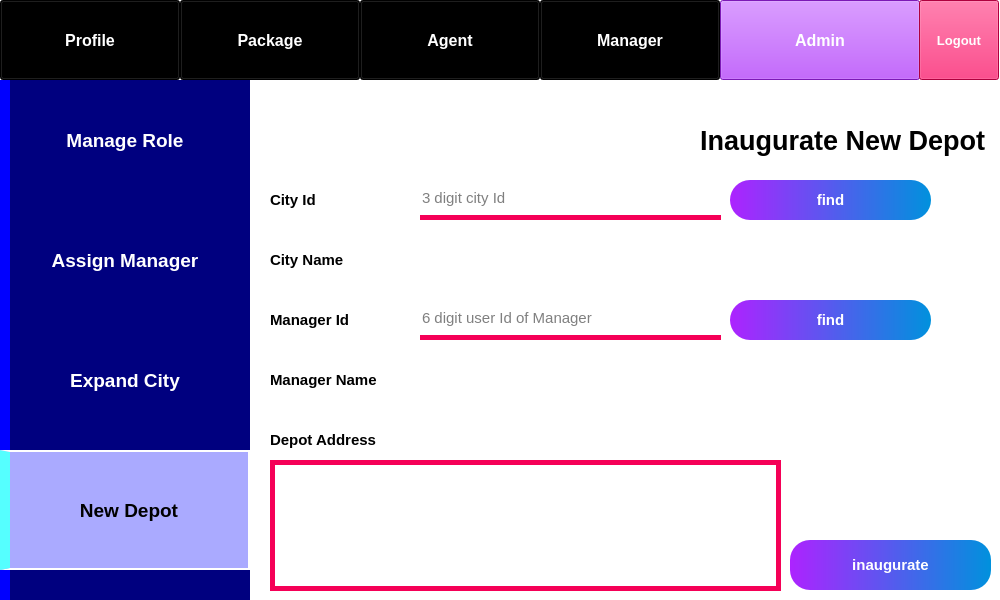
<?xml version="1.0" encoding="UTF-8"?>
<ui version="4.0">
 <class>Form</class>
 <widget class="QWidget" name="Form">
  <property name="geometry">
   <rect>
    <x>0</x>
    <y>0</y>
    <width>1000</width>
    <height>600</height>
   </rect>
  </property>
  <property name="minimumSize">
   <size>
    <width>1000</width>
    <height>600</height>
   </size>
  </property>
  <property name="windowTitle">
   <string>PMS - New Depot</string>
  </property>
  <property name="styleSheet">
   <string notr="true">background-color: rgb(255, 255, 255);</string>
  </property>
  <widget class="QPushButton" name="pushButton_11">
   <property name="geometry">
    <rect>
     <x>0</x>
     <y>320</y>
     <width>250</width>
     <height>120</height>
    </rect>
   </property>
   <property name="font">
    <font>
     <pointsize>14</pointsize>
     <weight>75</weight>
     <bold>true</bold>
    </font>
   </property>
   <property name="styleSheet">
    <string notr="true">background-color: rgb(0, 0, 127);
color: rgb(255, 255, 255);
border-left: 10px solid rgb(0, 0, 255);
</string>
   </property>
   <property name="text">
    <string>Expand City</string>
   </property>
   <property name="flat">
    <bool>true</bool>
   </property>
  </widget>
  <widget class="QLabel" name="label_18">
   <property name="geometry">
    <rect>
     <x>420</x>
     <y>240</y>
     <width>301</width>
     <height>40</height>
    </rect>
   </property>
   <property name="font">
    <font>
     <pointsize>11</pointsize>
     <weight>50</weight>
     <bold>false</bold>
    </font>
   </property>
   <property name="styleSheet">
    <string notr="true">background-color: rgba(255, 255, 255, 0.8);</string>
   </property>
   <property name="text">
    <string/>
   </property>
   <property name="alignment">
    <set>Qt::AlignLeading|Qt::AlignLeft|Qt::AlignVCenter</set>
   </property>
  </widget>
  <widget class="QTextEdit" name="textEdit">
   <property name="geometry">
    <rect>
     <x>270</x>
     <y>460</y>
     <width>511</width>
     <height>131</height>
    </rect>
   </property>
   <property name="styleSheet">
    <string notr="true">background-color: rgba(255, 255, 255, 0.8);
border: 5px solid rgb(245, 0, 87);
background-color: rgba(255, 255, 255, 0.8);</string>
   </property>
  </widget>
  <widget class="QLabel" name="label_2">
   <property name="geometry">
    <rect>
     <x>489</x>
     <y>100</y>
     <width>511</width>
     <height>81</height>
    </rect>
   </property>
   <property name="font">
    <font>
     <pointsize>20</pointsize>
     <weight>75</weight>
     <bold>true</bold>
    </font>
   </property>
   <property name="styleSheet">
    <string notr="true">background-color: rgba(255, 255, 255, 0);</string>
   </property>
   <property name="text">
    <string>Inaugurate New Depot  </string>
   </property>
   <property name="alignment">
    <set>Qt::AlignRight|Qt::AlignTrailing|Qt::AlignVCenter</set>
   </property>
  </widget>
  <widget class="QPushButton" name="pushButton">
   <property name="geometry">
    <rect>
     <x>0</x>
     <y>0</y>
     <width>180</width>
     <height>80</height>
    </rect>
   </property>
   <property name="font">
    <font>
     <pointsize>12</pointsize>
     <weight>75</weight>
     <bold>true</bold>
    </font>
   </property>
   <property name="styleSheet">
    <string notr="true">background-color: rgb(0, 0, 0);
color: rgb(255, 255, 255);</string>
   </property>
   <property name="text">
    <string>Profile</string>
   </property>
  </widget>
  <widget class="QLabel" name="label">
   <property name="geometry">
    <rect>
     <x>0</x>
     <y>80</y>
     <width>250</width>
     <height>520</height>
    </rect>
   </property>
   <property name="styleSheet">
    <string notr="true">background-color: rgb(0, 0, 127);
border-left: 10px solid rgb(0, 0, 255);</string>
   </property>
   <property name="text">
    <string/>
   </property>
  </widget>
  <widget class="QPushButton" name="pushButton_5">
   <property name="geometry">
    <rect>
     <x>720</x>
     <y>0</y>
     <width>200</width>
     <height>80</height>
    </rect>
   </property>
   <property name="font">
    <font>
     <pointsize>12</pointsize>
     <weight>75</weight>
     <bold>true</bold>
    </font>
   </property>
   <property name="styleSheet">
    <string notr="true">background-color: rgb(173, 35, 255);
color: rgb(255, 255, 255);</string>
   </property>
   <property name="text">
    <string>Admin</string>
   </property>
  </widget>
  <widget class="QPushButton" name="pushButton_13">
   <property name="geometry">
    <rect>
     <x>730</x>
     <y>180</y>
     <width>201</width>
     <height>40</height>
    </rect>
   </property>
   <property name="font">
    <font>
     <pointsize>11</pointsize>
     <weight>75</weight>
     <bold>true</bold>
    </font>
   </property>
   <property name="styleSheet">
    <string notr="true">background-color: qlineargradient(spread:pad, x1:0, y1:0, x2:1, y2:0, stop:0 rgba(173, 35, 255, 255), stop:1 rgba(0, 145, 221, 255));
color: rgb(255, 255, 255);
border-radius: 20px;</string>
   </property>
   <property name="text">
    <string>find</string>
   </property>
  </widget>
  <widget class="QPushButton" name="pushButton_4">
   <property name="geometry">
    <rect>
     <x>540</x>
     <y>0</y>
     <width>180</width>
     <height>80</height>
    </rect>
   </property>
   <property name="font">
    <font>
     <pointsize>12</pointsize>
     <weight>75</weight>
     <bold>true</bold>
    </font>
   </property>
   <property name="styleSheet">
    <string notr="true">background-color: rgb(0, 0, 0);
color: rgb(255, 255, 255);</string>
   </property>
   <property name="text">
    <string>Manager</string>
   </property>
  </widget>
  <widget class="QLabel" name="label_17">
   <property name="geometry">
    <rect>
     <x>270</x>
     <y>420</y>
     <width>171</width>
     <height>40</height>
    </rect>
   </property>
   <property name="font">
    <font>
     <pointsize>11</pointsize>
     <weight>75</weight>
     <bold>true</bold>
    </font>
   </property>
   <property name="styleSheet">
    <string notr="true">background-color: rgba(255, 255, 255, 0.5);</string>
   </property>
   <property name="text">
    <string>Depot Address</string>
   </property>
   <property name="alignment">
    <set>Qt::AlignLeading|Qt::AlignLeft|Qt::AlignVCenter</set>
   </property>
  </widget>
  <widget class="QPushButton" name="pushButton_10">
   <property name="geometry">
    <rect>
     <x>790</x>
     <y>540</y>
     <width>201</width>
     <height>50</height>
    </rect>
   </property>
   <property name="font">
    <font>
     <pointsize>11</pointsize>
     <weight>75</weight>
     <bold>true</bold>
    </font>
   </property>
   <property name="styleSheet">
    <string notr="true">background-color: qlineargradient(spread:pad, x1:0, y1:0, x2:1, y2:0, stop:0 rgba(173, 35, 255, 255), stop:1 rgba(0, 145, 221, 255));
color: rgb(255, 255, 255);
border-radius: 20px;</string>
   </property>
   <property name="text">
    <string>inaugurate</string>
   </property>
  </widget>
  <widget class="QPushButton" name="pushButton_14">
   <property name="geometry">
    <rect>
     <x>730</x>
     <y>300</y>
     <width>201</width>
     <height>40</height>
    </rect>
   </property>
   <property name="font">
    <font>
     <pointsize>11</pointsize>
     <weight>75</weight>
     <bold>true</bold>
    </font>
   </property>
   <property name="styleSheet">
    <string notr="true">background-color: qlineargradient(spread:pad, x1:0, y1:0, x2:1, y2:0, stop:0 rgba(173, 35, 255, 255), stop:1 rgba(0, 145, 221, 255));
color: rgb(255, 255, 255);
border-radius: 20px;</string>
   </property>
   <property name="text">
    <string>find</string>
   </property>
  </widget>
  <widget class="QLabel" name="label_19">
   <property name="geometry">
    <rect>
     <x>450</x>
     <y>360</y>
     <width>471</width>
     <height>40</height>
    </rect>
   </property>
   <property name="font">
    <font>
     <pointsize>11</pointsize>
     <weight>50</weight>
     <bold>false</bold>
    </font>
   </property>
   <property name="styleSheet">
    <string notr="true">background-color: rgba(255, 255, 255, 0.8);</string>
   </property>
   <property name="text">
    <string/>
   </property>
   <property name="alignment">
    <set>Qt::AlignLeading|Qt::AlignLeft|Qt::AlignVCenter</set>
   </property>
  </widget>
  <widget class="QLabel" name="label_16">
   <property name="geometry">
    <rect>
     <x>270</x>
     <y>360</y>
     <width>171</width>
     <height>40</height>
    </rect>
   </property>
   <property name="font">
    <font>
     <pointsize>11</pointsize>
     <weight>75</weight>
     <bold>true</bold>
    </font>
   </property>
   <property name="styleSheet">
    <string notr="true">background-color: rgba(255, 255, 255, 0.5);</string>
   </property>
   <property name="text">
    <string>Manager Name</string>
   </property>
   <property name="alignment">
    <set>Qt::AlignLeading|Qt::AlignLeft|Qt::AlignVCenter</set>
   </property>
  </widget>
  <widget class="QPushButton" name="pushButton_9">
   <property name="geometry">
    <rect>
     <x>0</x>
     <y>200</y>
     <width>250</width>
     <height>120</height>
    </rect>
   </property>
   <property name="font">
    <font>
     <pointsize>14</pointsize>
     <weight>75</weight>
     <bold>true</bold>
    </font>
   </property>
   <property name="styleSheet">
    <string notr="true">background-color: rgb(0, 0, 127);
color: rgb(255, 255, 255);
border-left: 10px solid rgb(0, 0, 255);</string>
   </property>
   <property name="text">
    <string>Assign Manager</string>
   </property>
   <property name="flat">
    <bool>true</bool>
   </property>
  </widget>
  <widget class="QPushButton" name="pushButton_8">
   <property name="geometry">
    <rect>
     <x>0</x>
     <y>80</y>
     <width>250</width>
     <height>120</height>
    </rect>
   </property>
   <property name="font">
    <font>
     <pointsize>14</pointsize>
     <weight>75</weight>
     <bold>true</bold>
    </font>
   </property>
   <property name="styleSheet">
    <string notr="true">background-color: rgb(0, 0, 127);
color: rgb(255, 255, 255);
border-left: 10px solid rgb(0, 0, 255);</string>
   </property>
   <property name="text">
    <string>Manage Role</string>
   </property>
   <property name="flat">
    <bool>true</bool>
   </property>
  </widget>
  <widget class="QPushButton" name="pushButton_3">
   <property name="geometry">
    <rect>
     <x>360</x>
     <y>0</y>
     <width>180</width>
     <height>80</height>
    </rect>
   </property>
   <property name="font">
    <font>
     <pointsize>12</pointsize>
     <weight>75</weight>
     <bold>true</bold>
    </font>
   </property>
   <property name="styleSheet">
    <string notr="true">background-color: rgb(0, 0, 0);
color: rgb(255, 255, 255);</string>
   </property>
   <property name="text">
    <string>Agent</string>
   </property>
  </widget>
  <widget class="QPushButton" name="pushButton_12">
   <property name="geometry">
    <rect>
     <x>0</x>
     <y>450</y>
     <width>250</width>
     <height>120</height>
    </rect>
   </property>
   <property name="font">
    <font>
     <pointsize>14</pointsize>
     <weight>75</weight>
     <bold>true</bold>
    </font>
   </property>
   <property name="styleSheet">
    <string notr="true">background-color: rgb(170, 170, 255);
color: rgb(0, 0, 0);
border: 2px solid white;
border-left: 10px solid rgb(85, 255, 255);
</string>
   </property>
   <property name="text">
    <string>New Depot</string>
   </property>
   <property name="flat">
    <bool>true</bool>
   </property>
  </widget>
  <widget class="QLabel" name="label_15">
   <property name="geometry">
    <rect>
     <x>270</x>
     <y>240</y>
     <width>121</width>
     <height>40</height>
    </rect>
   </property>
   <property name="font">
    <font>
     <pointsize>11</pointsize>
     <weight>75</weight>
     <bold>true</bold>
    </font>
   </property>
   <property name="styleSheet">
    <string notr="true">background-color: rgba(255, 255, 255, 0.5);</string>
   </property>
   <property name="text">
    <string>City Name</string>
   </property>
   <property name="alignment">
    <set>Qt::AlignLeading|Qt::AlignLeft|Qt::AlignVCenter</set>
   </property>
  </widget>
  <widget class="QLabel" name="label_14">
   <property name="geometry">
    <rect>
     <x>270</x>
     <y>300</y>
     <width>130</width>
     <height>40</height>
    </rect>
   </property>
   <property name="font">
    <font>
     <pointsize>11</pointsize>
     <weight>75</weight>
     <bold>true</bold>
    </font>
   </property>
   <property name="styleSheet">
    <string notr="true">background-color: rgba(255, 255, 255, 0.5);</string>
   </property>
   <property name="text">
    <string>Manager Id</string>
   </property>
   <property name="alignment">
    <set>Qt::AlignLeading|Qt::AlignLeft|Qt::AlignVCenter</set>
   </property>
  </widget>
  <widget class="QLineEdit" name="lineEdit_2">
   <property name="geometry">
    <rect>
     <x>420</x>
     <y>300</y>
     <width>301</width>
     <height>40</height>
    </rect>
   </property>
   <property name="font">
    <font>
     <pointsize>11</pointsize>
    </font>
   </property>
   <property name="styleSheet">
    <string notr="true">border: none;
border-bottom: 5px solid rgb(245, 0, 87);
background-color: rgba(255, 255, 255, 0.8);</string>
   </property>
   <property name="alignment">
    <set>Qt::AlignLeading|Qt::AlignLeft|Qt::AlignVCenter</set>
   </property>
   <property name="placeholderText">
    <string>6 digit user Id of Manager</string>
   </property>
  </widget>
  <widget class="QLabel" name="label_13">
   <property name="geometry">
    <rect>
     <x>270</x>
     <y>180</y>
     <width>121</width>
     <height>40</height>
    </rect>
   </property>
   <property name="font">
    <font>
     <pointsize>11</pointsize>
     <weight>75</weight>
     <bold>true</bold>
    </font>
   </property>
   <property name="styleSheet">
    <string notr="true">background-color: rgba(255, 255, 255, 0);</string>
   </property>
   <property name="text">
    <string>City Id</string>
   </property>
   <property name="alignment">
    <set>Qt::AlignLeading|Qt::AlignLeft|Qt::AlignVCenter</set>
   </property>
  </widget>
  <widget class="QPushButton" name="pushButton_2">
   <property name="geometry">
    <rect>
     <x>180</x>
     <y>0</y>
     <width>180</width>
     <height>80</height>
    </rect>
   </property>
   <property name="font">
    <font>
     <pointsize>12</pointsize>
     <weight>75</weight>
     <bold>true</bold>
    </font>
   </property>
   <property name="styleSheet">
    <string notr="true">background-color: rgb(0, 0, 0);
color: rgb(255, 255, 255);</string>
   </property>
   <property name="text">
    <string>Package</string>
   </property>
  </widget>
  <widget class="QLineEdit" name="lineEdit">
   <property name="geometry">
    <rect>
     <x>420</x>
     <y>180</y>
     <width>301</width>
     <height>40</height>
    </rect>
   </property>
   <property name="font">
    <font>
     <pointsize>11</pointsize>
    </font>
   </property>
   <property name="styleSheet">
    <string notr="true">border: none;
border-bottom: 5px solid rgb(245, 0, 87);
background-color: rgba(255, 255, 255, 0.8);</string>
   </property>
   <property name="alignment">
    <set>Qt::AlignLeading|Qt::AlignLeft|Qt::AlignVCenter</set>
   </property>
   <property name="placeholderText">
    <string>3 digit city Id</string>
   </property>
  </widget>
  <widget class="QLabel" name="label_5">
   <property name="geometry">
    <rect>
     <x>480</x>
     <y>150</y>
     <width>521</width>
     <height>451</height>
    </rect>
   </property>
   <property name="styleSheet">
    <string notr="true">background-color: rgba(255, 255, 255, 0);</string>
   </property>
   <property name="text">
    <string/>
   </property>
   <property name="pixmap">
    <pixmap>../images/new depot.png</pixmap>
   </property>
   <property name="scaledContents">
    <bool>true</bool>
   </property>
  </widget>
  <widget class="QPushButton" name="pushButton_7">
   <property name="geometry">
    <rect>
     <x>919</x>
     <y>0</y>
     <width>80</width>
     <height>80</height>
    </rect>
   </property>
   <property name="font">
    <font>
     <pointsize>10</pointsize>
     <weight>75</weight>
     <bold>true</bold>
    </font>
   </property>
   <property name="styleSheet">
    <string notr="true">background-color: rgb(245, 0, 87);
color: rgb(255, 255, 255);</string>
   </property>
   <property name="text">
    <string>Logout</string>
   </property>
  </widget>
  <zorder>label_5</zorder>
  <zorder>label_18</zorder>
  <zorder>textEdit</zorder>
  <zorder>label_2</zorder>
  <zorder>pushButton</zorder>
  <zorder>label</zorder>
  <zorder>pushButton_5</zorder>
  <zorder>pushButton_4</zorder>
  <zorder>label_17</zorder>
  <zorder>label_19</zorder>
  <zorder>label_16</zorder>
  <zorder>pushButton_9</zorder>
  <zorder>pushButton_8</zorder>
  <zorder>pushButton_3</zorder>
  <zorder>pushButton_12</zorder>
  <zorder>label_15</zorder>
  <zorder>label_14</zorder>
  <zorder>lineEdit_2</zorder>
  <zorder>label_13</zorder>
  <zorder>pushButton_2</zorder>
  <zorder>lineEdit</zorder>
  <zorder>pushButton_7</zorder>
  <zorder>pushButton_10</zorder>
  <zorder>pushButton_11</zorder>
  <zorder>pushButton_13</zorder>
  <zorder>pushButton_14</zorder>
 </widget>
 <resources/>
 <connections/>
</ui>
